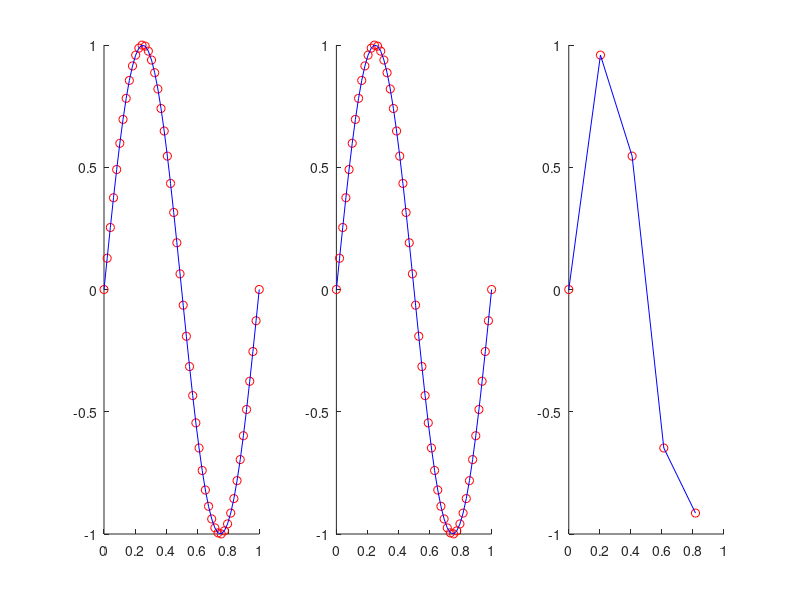

Here is the MATLAB script that generated this plot:
close('all');
clear;

%% original signal

N=50; % number of samples
T = 1; % total duration
f = 50; % function frequency
fs = N/T; % sampling frequency
B = fs
fb = B/2

dt = 1/fs; % time resolution
df = fs/N; % frequency resolution

x = linspace(0,T,N); % x-axis
y = sin(2*pi*f*x); % function

figure();
subplot(131)
scatter(x,y,'r');
hold on;
plot(x,y,'b');
hold off;
xlim([0 T])

%% sampling / fs = 2fb = B

fs2 = B;
N2 = fs2*T;
ds = N/N2;

dt2 = 1/fs2; % time resolution
df2 = fs2/N2; % frequency resolution


x2=x(1,1:ds:N);
y2 = y(1,1:ds:N);

subplot(132)
scatter(x2,y2,'r');
hold on;
plot(x2,y2,'b');
hold off;
xlim([0 T])

%% sampling / fs < 2fb

fs3 = 5;
N3 = fs3*T;
ds3 = N/N3;

dt2 = 1/fs3; % time resolution
df2 = fs3/N3; % frequency resolution


x3=x(1,1:ds3:N);
y3 = y(1,1:ds3:N);

subplot(133)
scatter(x3,y3,'r');
hold on;
plot(x3,y3,'b');
hold off;
xlim([0 T])


% [PxxU,f] = pwelch(detrend(y),fs);
% figure()
% plot(f,PxxU/max(PxxU),'k-');
% xlabel('Frequency [Hz]');
% ylabel('Power spectral density [-]');
% set(gca,'FontName','TimesNewRoman','FontSize',20);


